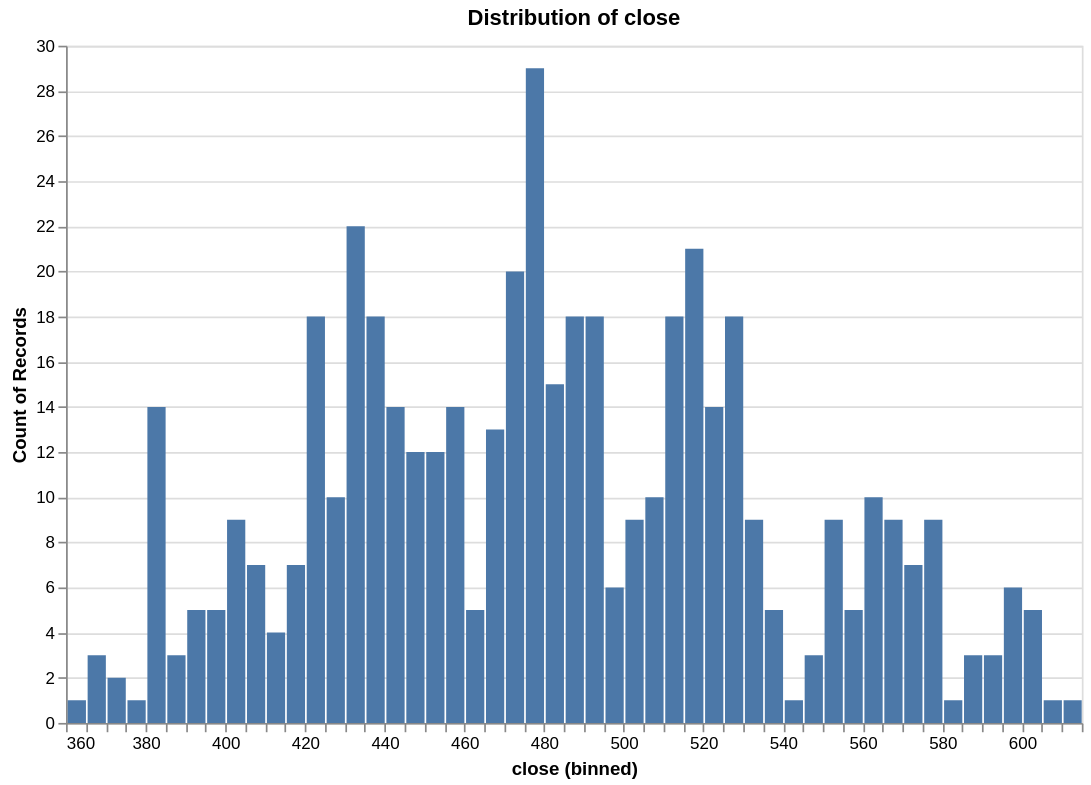

The notebook cell saved with this chart:
### Code cell
research.plot_distribution(ts, 'close', no_bins = 100)

### Figure 1 — Vega specification as saved in the notebook (floating-point values rounded to 4 significant figures)
{"$schema": "https://vega.github.io/schema/vega/v6.json", "data": [{"name": "param_f268f798f41c853e_store"}, {"name": "source_0", "values": [{"__count": 1, "bin_maxbins_100_close": 360.0, "bin_maxbins_100_close_end": 365.0}, {"__count": 3, "bin_maxbins_100_close": 365.0, "bin_maxbins_100_close_end": 370.0}, {"__count": 2, "bin_maxbins_100_close": 370.0, "bin_maxbins_100_close_end": 375.0}, {"__count": 14, "bin_maxbins_100_close": 380.0, "bin_maxbins_100_close_end": 385.0}, {"__count": 3, "bin_maxbins_100_close": 385.0, "bin_maxbins_100_close_end": 390.0}, {"__count": 1, "bin_maxbins_100_close": 375.0, "bin_maxbins_100_close_end": 380.0}, {"__count": 5, "bin_maxbins_100_close": 390.0, "bin_maxbins_100_close_end": 395.0}, {"__count": 5, "bin_maxbins_100_close": 395.0, "bin_maxbins_100_close_end": 400.0}, {"__count": 9, "bin_maxbins_100_close": 400.0, "bin_maxbins_100_close_end": 405.0}, {"__count": 7, "bin_maxbins_100_close": 405.0, "bin_maxbins_100_close_end": 410.0}, {"__count": 7, "bin_maxbins_100_close": 415.0, "bin_maxbins_100_close_end": 420.0}, {"__count": 18, "bin_maxbins_100_close": 420.0, "bin_maxbins_100_close_end": 425.0}, {"__count": 4, "bin_maxbins_100_close": 410.0, "bin_maxbins_100_close_end": 415.0}, {"__count": 10, "bin_maxbins_100_close": 425.0, "bin_maxbins_100_close_end": 430.0}, {"__count": 22, "bin_maxbins_100_close": 430.0, "bin_maxbins_100_close_end": 435.0}, {"__count": 14, "bin_maxbins_100_close": 440.0, "bin_maxbins_100_close_end": 445.0}, {"__count": 18, "bin_maxbins_100_close": 435.0, "bin_maxbins_100_close_end": 440.0}, {"__count": 12, "bin_maxbins_100_close": 445.0, "bin_maxbins_100_close_end": 450.0}, {"__count": 12, "bin_maxbins_100_close": 450.0, "bin_maxbins_100_close_end": 455.0}, {"__count": 14, "bin_maxbins_100_close": 455.0, "bin_maxbins_100_close_end": 460.0}, {"__count": 5, "bin_maxbins_100_close": 460.0, "bin_maxbins_100_close_end": 465.0}, {"__count": 13, "bin_maxbins_100_close": 465.0, "bin_maxbins_100_close_end": 470.0}, {"__count": 20, "bin_maxbins_100_close": 470.0, "bin_maxbins_100_close_end": 475.0}, {"__count": 15, "bin_maxbins_100_close": 480.0, "bin_maxbins_100_close_end": 485.0}, {"__count": 29, "bin_maxbins_100_close": 475.0, "bin_maxbins_100_close_end": 480.0}, {"__count": 18, "bin_maxbins_100_close": 485.0, "bin_maxbins_100_close_end": 490.0}, {"__count": 18, "bin_maxbins_100_close": 490.0, "bin_maxbins_100_close_end": 495.0}, {"__count": 6, "bin_maxbins_100_close": 495.0, "bin_maxbins_100_close_end": 500.0}, {"__count": 9, "bin_maxbins_100_close": 500.0, "bin_maxbins_100_close_end": 505.0}, {"__count": 18, "bin_maxbins_100_close": 510.0, "bin_maxbins_100_close_end": 515.0}, {"__count": 10, "bin_maxbins_100_close": 505.0, "bin_maxbins_100_close_end": 510.0}, {"__count": 21, "bin_maxbins_100_close": 515.0, "bin_maxbins_100_close_end": 520.0}, {"__count": 14, "bin_maxbins_100_close": 520.0, "bin_maxbins_100_close_end": 525.0}, {"__count": 18, "bin_maxbins_100_close": 525.0, "bin_maxbins_100_close_end": 530.0}, {"__count": 9, "bin_maxbins_100_close": 530.0, "bin_maxbins_100_close_end": 535.0}, {"__count": 5, "bin_maxbins_100_close": 535.0, "bin_maxbins_100_close_end": 540.0}, {"__count": 1, "bin_maxbins_100_close": 540.0, "bin_maxbins_100_close_end": 545.0}, {"__count": 3, "bin_maxbins_100_close": 545.0, "bin_maxbins_100_close_end": 550.0}, {"__count": 9, "bin_maxbins_100_close": 550.0, "bin_maxbins_100_close_end": 555.0}, {"__count": 5, "bin_maxbins_100_close": 555.0, "bin_maxbins_100_close_end": 560.0}, {"__count": 10, "bin_maxbins_100_close": 560.0, "bin_maxbins_100_close_end": 565.0}, {"__count": 9, "bin_maxbins_100_close": 565.0, "bin_maxbins_100_close_end": 570.0}, {"__count": 7, "bin_maxbins_100_close": 570.0, "bin_maxbins_100_close_end": 575.0}, {"__count": 9, "bin_maxbins_100_close": 575.0, "bin_maxbins_100_close_end": 580.0}, {"__count": 1, "bin_maxbins_100_close": 580.0, "bin_maxbins_100_close_end": 585.0}, {"__count": 3, "bin_maxbins_100_close": 585.0, "bin_maxbins_100_close_end": 590.0}, {"__count": 3, "bin_maxbins_100_close": 590.0, "bin_maxbins_100_close_end": 595.0}, {"__count": 6, "bin_maxbins_100_close": 595.0, "bin_maxbins_100_close_end": 600.0}, {"__count": 5, "bin_maxbins_100_close": 600.0, "bin_maxbins_100_close_end": 605.0}, {"__count": 1, "bin_maxbins_100_close": 605.0, "bin_maxbins_100_close_end": 610.0}, {"__count": 1, "bin_maxbins_100_close": 610.0, "bin_maxbins_100_close_end": 615.0}]}, {"name": "source_0_y_domain___count", "values": [{"min": 1, "max": 29}]}], "signals": [{"name": "bin_maxbins_100_close_bins", "value": {"fields": ["close"], "fname": "bin_close", "start": 360.0, "step": 5.0, "stop": 615.0}}, {"name": "unit", "value": {}, "on": [{"events": "pointermove", "update": "isTuple(group()) ? group() : unit"}]}, {"name": "param_f268f798f41c853e", "update": "vlSelectionResolve(\"param_f268f798f41c853e_store\", \"union\")"}, {"name": "param_f268f798f41c853e_close", "on": [{"events": [{"source": "view", "type": "dblclick"}], "update": "null"}, {"events": {"signal": "param_f268f798f41c853e_translate_delta"}, "update": "panLinear(param_f268f798f41c853e_translate_anchor.extent_x, -param_f268f798f41c853e_translate_delta.x / width)"}, {"events": {"signal": "param_f268f798f41c853e_zoom_delta"}, "update": "zoomLinear(domain(\"x\"), param_f268f798f41c853e_zoom_anchor.x, param_f268f798f41c853e_zoom_delta)"}]}, {"name": "param_f268f798f41c853e_tuple", "on": [{"events": [{"signal": "param_f268f798f41c853e_close"}], "update": "param_f268f798f41c853e_close ? {unit: \"\", fields: param_f268f798f41c853e_tuple_fields, values: [param_f268f798f41c853e_close]} : null"}]}, {"name": "param_f268f798f41c853e_tuple_fields", "value": [{"field": "close", "channel": "x", "type": "R"}]}, {"name": "param_f268f798f41c853e_translate_anchor", "value": {}, "on": [{"events": [{"source": "scope", "type": "pointerdown"}], "update": "{x: x(unit), y: y(unit), extent_x: domain(\"x\")}"}]}, {"name": "param_f268f798f41c853e_translate_delta", "value": {}, "on": [{"events": [{"source": "window", "between": [{"source": "scope", "type": "pointerdown"}, {"source": "window", "type": "pointerup"}], "type": "pointermove", "consume": true}], "update": "{x: param_f268f798f41c853e_translate_anchor.x - x(unit), y: param_f268f798f41c853e_translate_anchor.y - y(unit)}"}]}, {"name": "param_f268f798f41c853e_zoom_anchor", "on": [{"events": [{"source": "scope", "consume": true, "type": "wheel"}], "update": "{x: invert(\"x\", x(unit)), y: invert(\"y\", y(unit))}"}]}, {"name": "param_f268f798f41c853e_zoom_delta", "on": [{"events": [{"source": "scope", "type": "wheel", "consume": true}], "update": "pow(1.001, event.deltaY * pow(16, event.deltaMode))", "force": true}]}, {"name": "param_f268f798f41c853e_modify", "on": [{"events": {"signal": "param_f268f798f41c853e_tuple"}, "update": "modify(\"param_f268f798f41c853e_store\", param_f268f798f41c853e_tuple, true)"}]}], "marks": [{"type": "rect", "name": "marks", "from": {"data": "source_0"}, "encode": {"update": {"x2": {"field": "bin_maxbins_100_close", "scale": "x", "offset": {"signal": "0.5 + (abs(scale(\"x\", datum[\"bin_maxbins_100_close_end\"]) - scale(\"x\", datum[\"bin_maxbins_100_close\"])) < 0.25 ? -0.5 * (0.25 - (abs(scale(\"x\", datum[\"bin_maxbins_100_close_end\"]) - scale(\"x\", datum[\"bin_maxbins_100_close\"])))) : 0.5)"}}, "x": {"field": "bin_maxbins_100_close_end", "scale": "x", "offset": {"signal": "0.5 + (abs(scale(\"x\", datum[\"bin_maxbins_100_close_end\"]) - scale(\"x\", datum[\"bin_maxbins_100_close\"])) < 0.25 ? 0.5 * (0.25 - (abs(scale(\"x\", datum[\"bin_maxbins_100_close_end\"]) - scale(\"x\", datum[\"bin_maxbins_100_close\"])))) : -0.5)"}}, "y": {"field": "__count", "scale": "y"}, "y2": {"value": 0, "scale": "y"}, "fill": {"value": "#4c78a8"}}}, "interactive": true, "clip": true, "style": ["bar"]}], "scales": [{"name": "x", "type": "linear", "domain": {"signal": "[bin_maxbins_100_close_bins.start, bin_maxbins_100_close_bins.stop]"}, "range": [0, {"signal": "width"}], "bins": {"signal": "bin_maxbins_100_close_bins"}, "zero": false, "domainRaw": {"signal": "param_f268f798f41c853e[\"close\"]"}}, {"name": "y", "type": "linear", "domain": [{"signal": "(data(\"source_0_y_domain___count\")[0] || {}).min"}, {"signal": "(data(\"source_0_y_domain___count\")[0] || {}).max"}], "range": [{"signal": "height"}, 0], "nice": true, "zero": true}], "axes": [{"scale": "y", "maxExtent": 0, "aria": false, "minExtent": 0, "orient": "left", "tickCount": {"signal": "ceil(height/40)"}, "gridScale": "x", "labels": false, "domain": false, "grid": true, "ticks": false, "zindex": 0}, {"scale": "x", "orient": "bottom", "tickCount": {"signal": "ceil(width/10)"}, "grid": false, "labelOverlap": true, "labelFlush": true, "zindex": 0, "title": "close (binned)"}, {"scale": "y", "title": "Count of Records", "orient": "left", "zindex": 0, "tickCount": {"signal": "ceil(height/40)"}, "labelOverlap": true, "grid": false}], "title": {"text": "Distribution of close", "frame": "group"}, "height": 400, "padding": 5, "background": "white", "width": 600, "style": "cell"}
